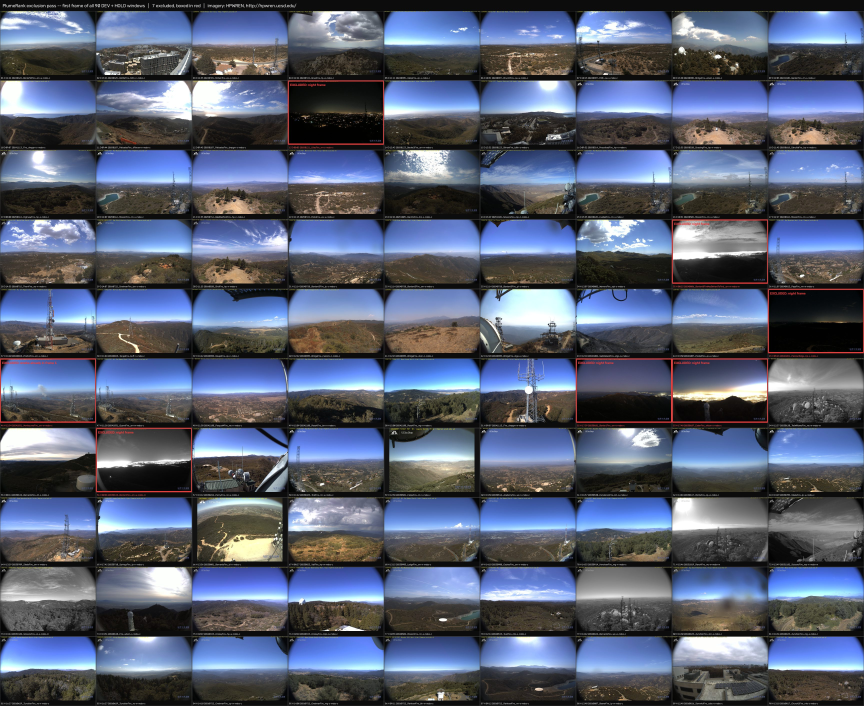
#> input picture data/contact_sheet.jpg, 3456 x 2824 px, given in place of 1719095399_p01501.jpg, which was not available (shown at 1/4 size)
$ python s3_separation.py   (older library calls are emulated)
#> lines starting #> are read from the running program, lines starting #| are printed output that depends on the picture; pictures that were not available may be replaced by others from this repository, and a replacement may not be noted
#!/usr/bin/env python3
"""S3 separability gate — does diffuse-boundary contrast separate smoke from fog?

The GO/NO-GO instrument for 2026-09-01. It answers ONE question and nothing else:
is S3's AUC compatible with a usable discriminator?

It deliberately does NOT test stabilisation, MOG2, tracking, the hazard fusion or the
budget solver. A rate per camera-night is not computable from static crops; that
question moves to the D11 budget checkpoint.

Usage:
    python3 s3_separation.py                    # v0, the raw-frame statistic
    python3 s3_separation.py --variant v5       # temporal-difference rescue
    python3 s3_separation.py --all-variants     # v0..v5, for the D3 selection pass

Decision rule (95% bootstrap CI on AUC), fixed before any number exists:
    CI upper  < 0.70  -> NO-GO          switch to the fallback project
    CI lower >= 0.70  -> GO             proceed
    straddles   0.70  -> CONDITIONAL GO proceed; D11 becomes a hard abort gate
"""

import argparse
import json
import pathlib
import sys

import cv2
import numpy as np

HERE = pathlib.Path(__file__).resolve().parent
FRAMES = HERE / "frames"
BOXES = HERE / "boxes.json"
EPS = 1e-8
BOOTSTRAP_DRAWS = 2000
CUTLINE = 0.70
SEED = 20260901  # fixed: the gate must give the same answer twice


# --- the statistic -------------------------------------------------------------

def s3(roi, variant="v0"):
    """Interior blur energy / boundary edge energy.

    Smoke's edge is soft, so interior Laplacian energy is high relative to the
    Sobel energy in the boundary ring. A cloud shadow or fog bank with a hard
    edge inverts that ratio.
    """
    roi = roi.astype(np.float32)
    h, w = roi.shape
    b = max(3, int(0.15 * min(w, h)))  # band width, fixed a priori — never fitted
    if variant == "v2b":
        b = max(3, b // 2)

    # Interior/ring are built geometrically, NOT by cv2.erode: erode's default
    # borderValue is +inf, so eroding a solid mask leaves it solid, the ring comes
    # back empty and every score is NaN.
    if h - 2 * b < 2 or w - 2 * b < 2:
        return np.nan                  # box too small to hold a boundary band
    interior = np.zeros((h, w), bool)
    interior[b:h - b, b:w - b] = True
    ring = ~interior

    if variant == "v1":  # multi-scale: take the strongest responding scale
        lap = np.max([np.abs(cv2.Laplacian(cv2.GaussianBlur(roi, (0, 0), s), cv2.CV_32F))
                      for s in (1.0, 2.0, 4.0)], axis=0)
    else:
        lap = np.abs(cv2.Laplacian(roi, cv2.CV_32F))

    gx = np.abs(cv2.Sobel(roi, cv2.CV_32F, 1, 0, ksize=3))
    gy = np.abs(cv2.Sobel(roi, cv2.CV_32F, 0, 1, ksize=3))

    num = float(lap[interior].mean())
    den = float((gx + gy)[ring].mean()) + EPS
    val = num / den

    if variant == "v3":
        val = float(np.log(val + EPS))
    if variant == "v4":
        val = val / (float(roi.mean()) + EPS)
    return val


# The pipeline's working resolution, restated here rather than imported: this script is
# meant to run standalone against spike/frames/ with no package on the path.
WORK_W, WORK_H = 480, 270


def _to_work(img, box):
    """Downscale a frame to the pipeline's working resolution and rescale its box.

    WHY THIS EXISTS — added 2026-09-06, before the gate had ever produced a number.
    ``s3()`` is NOT scale-invariant: cv2.Laplacian and cv2.Sobel use a fixed 3x3 kernel, so
    at 3072x2048 they respond to sensor grain and at 480x270 to scene structure. Measured on
    40 boxes, S3 at the two scales has a **Spearman rank correlation of 0.63** — and AUC is
    a pure rank statistic, so an AUC established at full resolution does not carry to the
    resolution the deployed system runs at.

    ``plumerank/statistic.py:_s3_raw`` computes S3 on 480x270 working frames, which is what
    ``segment.py`` hands it. A gate scored at full resolution would therefore have validated
    a statistic the product does not compute, and would have done it convincingly enough
    that nobody re-checked. Hence ``--scale work`` is the default and ``--scale full``
    is kept only so the difference can be published rather than asserted.
    """
    h, w = img.shape
    small = cv2.resize(img, (WORK_W, WORK_H), interpolation=cv2.INTER_AREA)
    sx, sy = WORK_W / float(w), WORK_H / float(h)
    x, y, bw, bh = box
    return small, (int(x * sx), int(y * sy), max(1, int(bw * sx)), max(1, int(bh * sy)))


def score_box(rec, variant, scale="work"):
    """One scalar per box. v5 measures the statistic on a temporal difference frame."""
    img = cv2.imread(str(FRAMES / rec["file"]), cv2.IMREAD_GRAYSCALE)
    if img is None:
        raise SystemExit(f"missing frame: {rec['file']}")
    box = (rec["x"], rec["y"], rec["w"], rec["h"])

    if variant == "v5":
        prev_name = rec.get("prev")
        if not prev_name:
            return np.nan  # no earlier frame for this box; excluded, counted, reported
        prev = cv2.imread(str(FRAMES / prev_name), cv2.IMREAD_GRAYSCALE)
        if prev is None or prev.shape != img.shape:
            return np.nan
        # Difference BEFORE downscaling, in that order: production differences stabilised
        # working frames, and absdiff after INTER_AREA is not absdiff before it.
        img = cv2.absdiff(img, prev)

    if scale == "work":
        img, box = _to_work(img, box)
    x, y, w, h = box
    return s3(img[y:y + h, x:x + w], variant)


# --- decision ------------------------------------------------------------------

def auc(pos, neg):
    """Mann-Whitney U / (n1*n2). Ties counted as half, as they must be."""
    pos, neg = np.asarray(pos, float), np.asarray(neg, float)
    order = np.argsort(np.concatenate([pos, neg]), kind="mergesort")
    ranks = np.empty(len(order), float)
    ranks[order] = np.arange(1, len(order) + 1)
    allv = np.concatenate([pos, neg])
    for v in np.unique(allv):  # average ranks within ties
        m = allv == v
        if m.sum() > 1:
            ranks[m] = ranks[m].mean()
    u = ranks[:len(pos)].sum() - len(pos) * (len(pos) + 1) / 2
    return u / (len(pos) * len(neg))


def bootstrap_ci(pos, neg, draws=BOOTSTRAP_DRAWS, seed=SEED):
    """Resample each class independently, with replacement. The interval is the
    point of this gate — 120 boxes cannot resolve a 0.65/0.75 band on a point
    estimate, and a coin flip wearing a number is worse than no test."""
    rng = np.random.default_rng(seed)
    pos, neg = np.asarray(pos, float), np.asarray(neg, float)
    vals = [auc(rng.choice(pos, len(pos), replace=True),
                rng.choice(neg, len(neg), replace=True)) for _ in range(draws)]
    return float(np.percentile(vals, 2.5)), float(np.percentile(vals, 97.5))


def verdict(lo, hi):
    if hi < CUTLINE:
        return "NO-GO", "The data rule out even a mediocre discriminator. Switch to the fallback project."
    if lo >= CUTLINE:
        return "GO", "Proceed. The D11 checkpoint is confirmation, not rescue."
    return "CONDITIONAL GO", "Proceed, and the D11 budget checkpoint becomes a hard abort gate."


def histogram(pos, neg, bins=20):
    lo, hi = min(min(pos), min(neg)), max(max(pos), max(neg))
    edges = np.linspace(lo, hi, bins + 1)
    ph, _ = np.histogram(pos, edges)
    nh, _ = np.histogram(neg, edges)
    out = ["", f"  {'bin':>10}  smoke                fog", ""]
    for i in range(bins):
        out.append(f"  {edges[i]:10.3f}  {'#' * int(ph[i]):<18} {'.' * int(nh[i])}")
    return "\n".join(out)


def run(variant, boxes, scale="work"):
    scored = [(r["class"], score_box(r, variant, scale)) for r in boxes]
    dropped = sum(1 for _, v in scored if not np.isfinite(v))
    smoke = [v for c, v in scored if c == "smoke" and np.isfinite(v)]
    fog = [v for c, v in scored if c == "fog" and np.isfinite(v)]
    if len(smoke) < 10 or len(fog) < 10:
        raise SystemExit(f"{variant}: too few usable boxes (smoke={len(smoke)} fog={len(fog)})")
    a = auc(smoke, fog)
    lo, hi = bootstrap_ci(smoke, fog)
    overlap = sum(1 for s in smoke if s <= max(fog)) + sum(1 for f in fog if f >= min(smoke))
    return dict(variant=variant, auc=a, lo=lo, hi=hi, n_smoke=len(smoke), n_fog=len(fog),
                dropped=dropped, med_smoke=float(np.median(smoke)), med_fog=float(np.median(fog)),
                overlap=overlap, smoke=smoke, fog=fog)


def main():
    ap = argparse.ArgumentParser()
    ap.add_argument("--variant", default="v0",
                    choices=["v0", "v1", "v2b", "v3", "v4", "v5"])
    ap.add_argument("--all-variants", action="store_true",
                    help="D3 selection pass — discloses the multiple comparison")
    ap.add_argument("--scale", choices=["work", "full"], default="work",
                    help="'work' (default) scores at the pipeline's 480x270, which is where "
                         "plumerank/statistic.py computes S3. 'full' scores at native "
                         "resolution — kept for comparison only; see _to_work().")
    ap.add_argument("--boxes", type=pathlib.Path, default=BOXES,
                    help="box file to score. Changes WHERE the statistic is measured, "
                         "never HOW: the statistic, the cutline, the seed and the decision "
                         "rule above are untouched by this flag.")
    args = ap.parse_args()

    if not args.boxes.is_file():
        raise SystemExit(
            f"no box file at {args.boxes}.\n\n"
            "The Sep 1 separability gate needs ONE HAND-DRAWN BOX PER FRAME over the 120\n"
            "images in spike/frames/. Open spike/box.html, draw them, save boxes.json here,\n"
            "then re-run. About an hour, and it is the project's premise.\n\n"
            "Do NOT point this at spike/boxes_motion_proposed.json and treat the answer as\n"
            "the gate: those boxes were placed mechanically and land on drifting clouds,\n"
            "vehicles and sunrise glare. See results/s3_gate_mechanical_attempt.md.\n\n"
            "Read results/fog_class_review.md FIRST -- roughly half the fog class shows no\n"
            "marine layer, and boxing it before that is fixed spends the hour measuring\n"
            "clear dawn sky."
        )
    boxes = json.loads(args.boxes.read_text())
#> (reads spike/boxes.json from the repository)
    print(f"OpenCV {cv2.__version__} · {args.boxes.name} · {len(boxes)} boxes · "
          f"scale={args.scale}"
          f"{' (480x270, as production computes it)' if args.scale == 'work' else ' (NATIVE — not what production computes)'}"
          f" · cutline {CUTLINE} · {BOOTSTRAP_DRAWS} bootstrap draws · seed {SEED}\n")

    variants = ["v0", "v1", "v2b", "v3", "v4", "v5"] if args.all_variants else [args.variant]
    results = []
    for v in variants:
        try:
            results.append(run(v, boxes, args.scale))
#> in score_box, `img = cv2.imread(str(FRAMES / rec["file"]), cv2.IMREAD_GRAYSCALE)`:
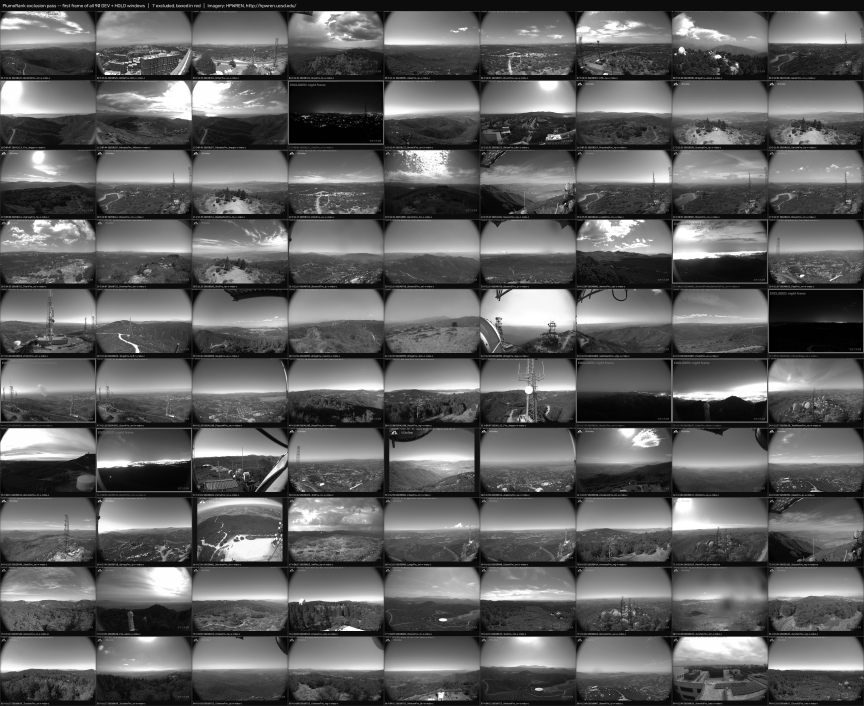
#> img: shape (2824, 3456) (shown at 1/4 size); min 0, max 255, mean 95.9
#> in _to_work, `small = cv2.resize(img, (WORK_W, WORK_H), interpolation=cv2.INTER_AREA)`:
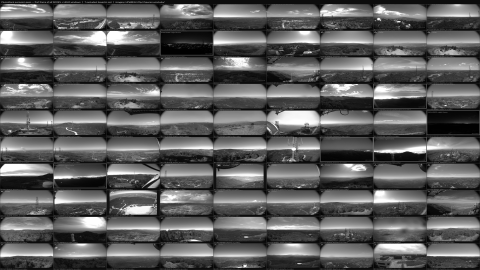
#> small: shape (270, 480); min 1, max 255, mean 95.9
#> in score_box, `img, box = _to_work(img, box)`: box = (155, 29, 104, 23)
#> in score_box, `x, y, w, h = box`: x = 155; y = 29; w = 104; h = 23
#> in s3, `gy = np.abs(cv2.Sobel(roi, cv2.CV_32F, 0, 1, ksize=3))`:
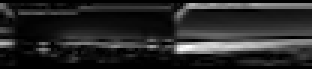
#> gy: shape (23, 104) float32 (shown 3 times larger); min 0, max 534, mean 82.6; drawn with min black and max white
#> in s3, `num = float(lap[interior].mean())`: num = 16.1
#> in s3, `den = float((gx + gy)[ring].mean()) + EPS`: den = 84.18
#> in s3, `val = num / den`: val = 0.191
#> call 2 of s3, with variant = 'v0'
#> in s3 (call 2), `roi = roi.astype(np.float32)`:
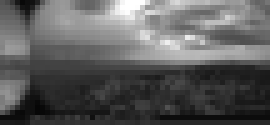
#> roi: shape (25, 54) float32 (shown 5 times larger); min 6, max 255, mean 93
#> in s3 (call 2), `lap = np.abs(cv2.Laplacian(roi, cv2.CV_32F))`:
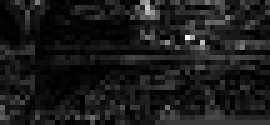
#> lap: shape (25, 54) float32 (shown 5 times larger); min 0, max 246, mean 27.1
#> in s3 (call 2), `gx = np.abs(cv2.Sobel(roi, cv2.CV_32F, 1, 0, ksize=3))`:
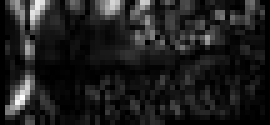
#> gx: shape (25, 54) float32 (shown 5 times larger); min 0, max 340, mean 41.4; drawn with min black and max white
#> in s3 (call 2), `gy = np.abs(cv2.Sobel(roi, cv2.CV_32F, 0, 1, ksize=3))`:
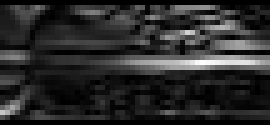
#> gy: shape (25, 54) float32 (shown 5 times larger); min 0, max 546, mean 92.7; drawn with min black and max white
#> in s3 (call 2), `num = float(lap[interior].mean())`: num = 24.37
#> in s3 (call 2), `den = float((gx + gy)[ring].mean()) + EPS`: den = 121.4
#> in s3 (call 2), `val = num / den`: val = 0.201
        except SystemExit as e:
            print(f"  {e}", file=sys.stderr)

    if not results:
#> (the run stopped early here; a loop or call above may not have finished)
